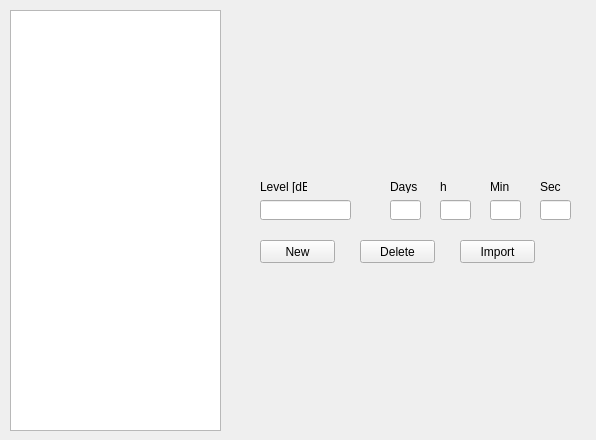
    <widget class="QWidget" name="tab_level">
     <attribute name="title">
      <string>Level </string>
     </attribute>
     <widget class="QTableView" name="tableView_level">
      <property name="geometry">
       <rect>
        <x>10</x>
        <y>10</y>
        <width>211</width>
        <height>421</height>
       </rect>
      </property>
     </widget>
     <widget class="QLabel" name="label_36">
      <property name="geometry">
       <rect>
        <x>260</x>
        <y>180</y>
        <width>47</width>
        <height>13</height>
       </rect>
      </property>
      <property name="text">
       <string>Level [dB]</string>
      </property>
     </widget>
     <widget class="QLabel" name="label_71">
      <property name="geometry">
       <rect>
        <x>390</x>
        <y>180</y>
        <width>47</width>
        <height>13</height>
       </rect>
      </property>
      <property name="text">
       <string>Days</string>
      </property>
     </widget>
     <widget class="QLabel" name="label_72">
      <property name="geometry">
       <rect>
        <x>440</x>
        <y>180</y>
        <width>47</width>
        <height>13</height>
       </rect>
      </property>
      <property name="text">
       <string>h</string>
      </property>
     </widget>
     <widget class="QLabel" name="label_73">
      <property name="geometry">
       <rect>
        <x>490</x>
        <y>180</y>
        <width>47</width>
        <height>13</height>
       </rect>
      </property>
      <property name="text">
       <string>Min</string>
      </property>
     </widget>
     <widget class="QLabel" name="label_74">
      <property name="geometry">
       <rect>
        <x>540</x>
        <y>180</y>
        <width>47</width>
        <height>13</height>
       </rect>
      </property>
      <property name="text">
       <string>Sec</string>
      </property>
     </widget>
     <widget class="QLineEdit" name="lineEdit_level">
      <property name="geometry">
       <rect>
        <x>260</x>
        <y>200</y>
        <width>91</width>
        <height>20</height>
       </rect>
      </property>
     </widget>
     <widget class="QLineEdit" name="lineEdit_level_days">
      <property name="geometry">
       <rect>
        <x>390</x>
        <y>200</y>
        <width>31</width>
        <height>20</height>
       </rect>
      </property>
     </widget>
     <widget class="QLineEdit" name="lineEdit_level_hours">
      <property name="geometry">
       <rect>
        <x>440</x>
        <y>200</y>
        <width>31</width>
        <height>20</height>
       </rect>
      </property>
     </widget>
     <widget class="QLineEdit" name="lineEdit_level_minutes">
      <property name="geometry">
       <rect>
        <x>490</x>
        <y>200</y>
        <width>31</width>
        <height>20</height>
       </rect>
      </property>
     </widget>
     <widget class="QLineEdit" name="lineEdit_level_seconds">
      <property name="geometry">
       <rect>
        <x>540</x>
        <y>200</y>
        <width>31</width>
        <height>20</height>
       </rect>
      </property>
     </widget>
     <widget class="QPushButton" name="pushButton_level_new">
      <property name="geometry">
       <rect>
        <x>260</x>
        <y>240</y>
        <width>75</width>
        <height>23</height>
       </rect>
      </property>
      <property name="text">
       <string>New</string>
      </property>
     </widget>
     <widget class="QPushButton" name="pushButton_level_delete">
      <property name="geometry">
       <rect>
        <x>360</x>
        <y>240</y>
        <width>75</width>
        <height>23</height>
       </rect>
      </property>
      <property name="text">
       <string>Delete</string>
      </property>
     </widget>
     <widget class="QPushButton" name="pushButton_level_import">
      <property name="geometry">
       <rect>
        <x>460</x>
        <y>240</y>
        <width>75</width>
        <height>23</height>
       </rect>
      </property>
      <property name="text">
       <string>Import</string>
      </property>
     </widget>
     <zorder>pushButton_level_import</zorder>
     <zorder>tableView_level</zorder>
     <zorder>label_36</zorder>
     <zorder>label_71</zorder>
     <zorder>label_72</zorder>
     <zorder>label_73</zorder>
     <zorder>label_74</zorder>
     <zorder>lineEdit_level</zorder>
     <zorder>lineEdit_level_days</zorder>
     <zorder>lineEdit_level_hours</zorder>
     <zorder>lineEdit_level_minutes</zorder>
     <zorder>lineEdit_level_seconds</zorder>
     <zorder>pushButton_level_new</zorder>
     <zorder>pushButton_level_delete</zorder>
    </widget>
